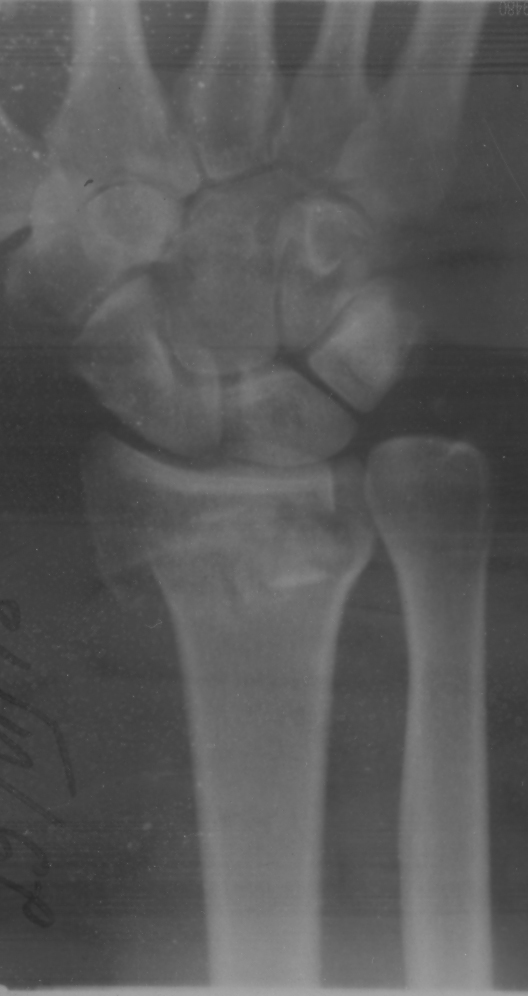
#> input picture obrab _izobr/hz/evgeniy/Labs/Lab1/img/init/01.jpg, 528 x 996 px, found by its file name
$ python practice3.py
#> lines starting #> are read from the running program, lines starting #| are printed output that depends on the picture
import cv2
import numpy as np
from matplotlib import pyplot as plt
import random

# 1. Подобрать изображения (из практической 2)
INIT_IMG_1 = cv2.imread('img/init/01.jpg')
#> INIT_IMG_1 is the input picture: shape (996, 528, 3); min 42, max 168, mean 88.7
INIT_IMG_2 = cv2.imread('img/init/02.jpg')
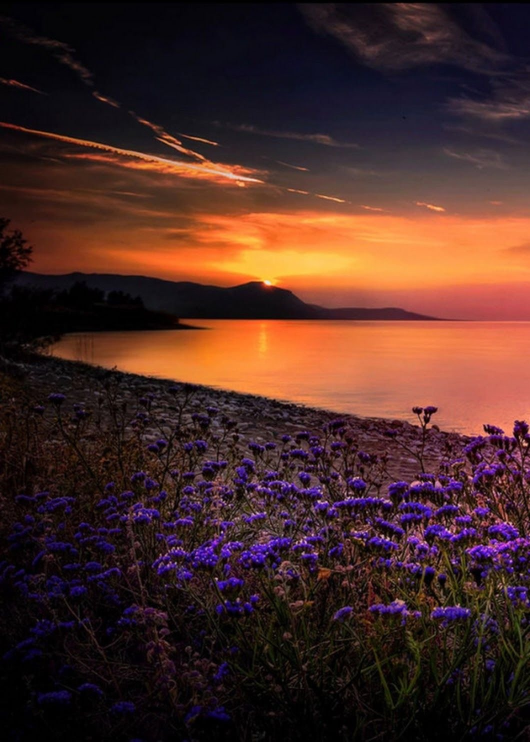
#> input picture obrab _izobr/hz/PR2 img/02.jpg, 1060 x 1484 px, found by its file name (shown at 1/2 size)
#> INIT_IMG_2 is the input picture: shape (1484, 1060, 3); mean B, G, R 37.8, 42.9, 73.8

# 2. Перевести изображения в черно-белые
GRAY_IMG_1 = cv2.cvtColor(INIT_IMG_1.copy(), cv2.COLOR_BGR2GRAY)
GRAY_IMG_2 = cv2.cvtColor(INIT_IMG_2.copy(), cv2.COLOR_BGR2GRAY)
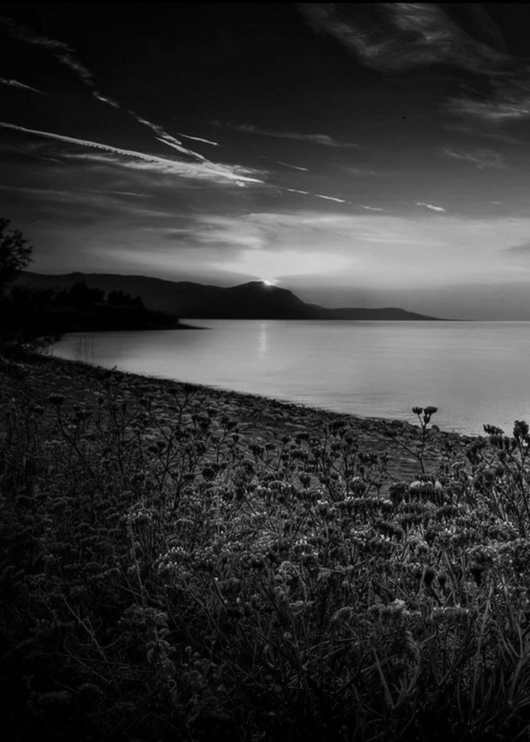
#> GRAY_IMG_2: shape (1484, 1060) (shown at 1/2 size); min 0, max 233, mean 51.6

cv2.imwrite('img/dist/2/GRAY_IMG_1.png', GRAY_IMG_1)
cv2.imwrite('img/dist/2/GRAY_IMG_2.png', GRAY_IMG_2)

# 3. Вычислить гистограммы
GIST_GRAY_1 = cv2.calcHist([GRAY_IMG_1], [0], None, [256], [0, 256])
#> GIST_GRAY_1 = 256 values, max 12984 at index 68, min 0 at index 0, mean 2054.2
GIST_GRAY_2 = cv2.calcHist([GRAY_IMG_2], [0], None, [256], [0, 256])
#> GIST_GRAY_2 = 256 values, max 50949 at index 1, min 0 at index 234, mean 6144.7

plt.plot(GIST_GRAY_1)
plt.savefig('img/dist/3/GRAY_IMG_1.png.png')
#> figure, not shown here; curve peaks at x = 68, y = 12984
plt.close()

plt.plot(GIST_GRAY_2)
plt.savefig('img/dist/3/GRAY_IMG_2.png.png')
#> figure, not shown here; curve peaks at x = 1, y = 50949
plt.close()

# 4. Провести нормализацию гистограмм

# Нормализация гистограммы обеспечивает растяжку не всего диапазона изменения интенсивностей,
# а только его наиболее информативной части. Под информативной частью понимается набор пиков
# гистограммы, т.е. интенсивности, которые чаще остальных встречаются на изображении. Бины,
# соответствующие редко встречающимся интенсивностям, в процессе нормализации отбрасываются,
# далее выполняется обычная линейная растяжка получившейся гистограммы.

# Вычисление hist
hist_before_1, bins_before_1 = np.histogram(GRAY_IMG_1, 256)
#> hist_before_1 = 256 values, max 12984 at index 52, min 0 at index 1, mean 2054.2; bins_before_1 = 257 values from 42 to 168
hist_before_2, bins_before_2 = np.histogram(GRAY_IMG_2, 256)
#> hist_before_2 = 256 values, max 50949 at index 1, min 0 at index 11, mean 6144.7; bins_before_2 = 257 values from 0 to 233

# Вычисление CDF:
# Определение кумулятивной функции распределения (CDF): для непрерывной функции сумма
# вероятностей появления всех значений, меньших или равных a. F (а) = Р (х <= а)
cdf_1 = hist_before_1.cumsum()
#> cdf_1 = 256 values from 5 to 525888
cdf_2 = hist_before_2.cumsum()
#> cdf_2 = 256 values from 29545 to 1573040

# Возврат cdf к формату [0,255] (применение формулы распределения)
cdf_1 = (cdf_1-cdf_1[0])*255/(cdf_1[-1]-1)
#> cdf_1 = 256 values from 0 to 255
cdf_2 = (cdf_2-cdf_2[0])*255/(cdf_2[-1]-1)
#> cdf_2 = 256 values from 0 to 250.2
cdf_1 = cdf_1.astype(np.uint8)
#> cdf_1 = 256 values from 0 to 254
cdf_2 = cdf_2.astype(np.uint8)# Приведение float64 обратно к unit8
#> cdf_2 = 256 values from 0 to 250

# generate img after Histogram Equalization
NORMALIZED_1 = np.zeros((384, 495, 1), dtype =np.uint8)
NORMALIZED_2 = np.zeros((384, 495, 1), dtype =np.uint8)
NORMALIZED_1 = cdf_1[GRAY_IMG_1]
NORMALIZED_2 = cdf_2[GRAY_IMG_2]
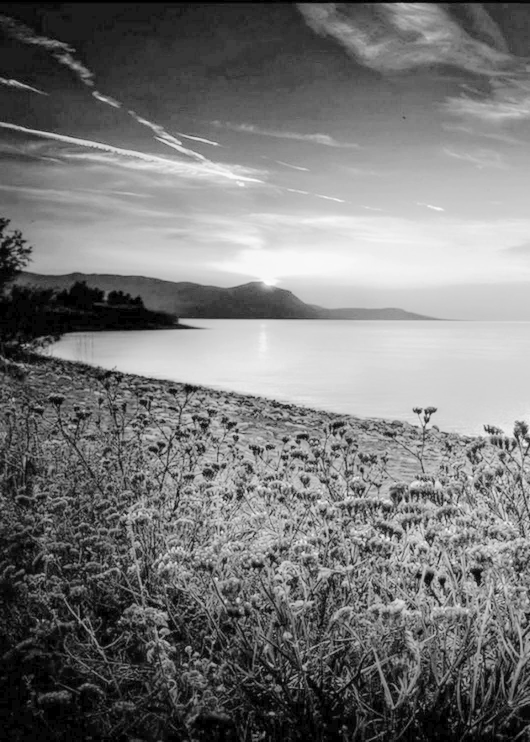
#> NORMALIZED_2: shape (1484, 1060) (shown at 1/2 size); min 0, max 250, mean 119.1

GIST_NORM_1, bins_after_1 = np.histogram(NORMALIZED_1, 256)
#> GIST_NORM_1 = 256 values, max 25163 at index 66, min 0 at index 1, mean 2054.2; bins_after_1 = 257 values from 28 to 243
GIST_NORM_2, bins_after_2 = np.histogram(NORMALIZED_2, 256)
#> GIST_NORM_2 = 256 values, max 52341 at index 52, min 0 at index 1, mean 6144.7; bins_after_2 = 257 values from 0 to 250

cv2.imwrite('img/dist/4/NORMALIZED_1.png', NORMALIZED_1)
cv2.imwrite('img/dist/4/NORMALIZED_2.png', NORMALIZED_2)

plt.plot(GIST_NORM_1)
plt.savefig('img/dist/4/GIST_NORM_1.png.png')
#> figure, not shown here; curve peaks at x = 66, y = 25163
plt.close()

plt.plot(GIST_NORM_2)
plt.savefig('img/dist/4/GIST_NORM_2.png.png')
#> figure, not shown here; curve peaks at x = 52, y = 52341
plt.close()

# 5. Провести эквализацию гистограмм

# Целью выравнивания гистограммы (линеаризации, эквализации) является такое преобразование,
# чтобы, в идеале, все уровни яркости приобрели бы одинаковую частоту, а
# гистограмма яркостей отвечала бы равномерному закону распределения.


# В OpenCV для этого есть функция cv.equalizeHist (), которая инкапсулирует процесс
# вычисления переназначения cdf и cdf и создания изображения с выравниванием гистограммы
# на основе таблицы cdf. Его вход - только изображение в оттенках серого,
# а выход - это изображение с выравниванием гистограммы.

EQUALIZED_1 = cv2.equalizeHist(GRAY_IMG_1.copy())
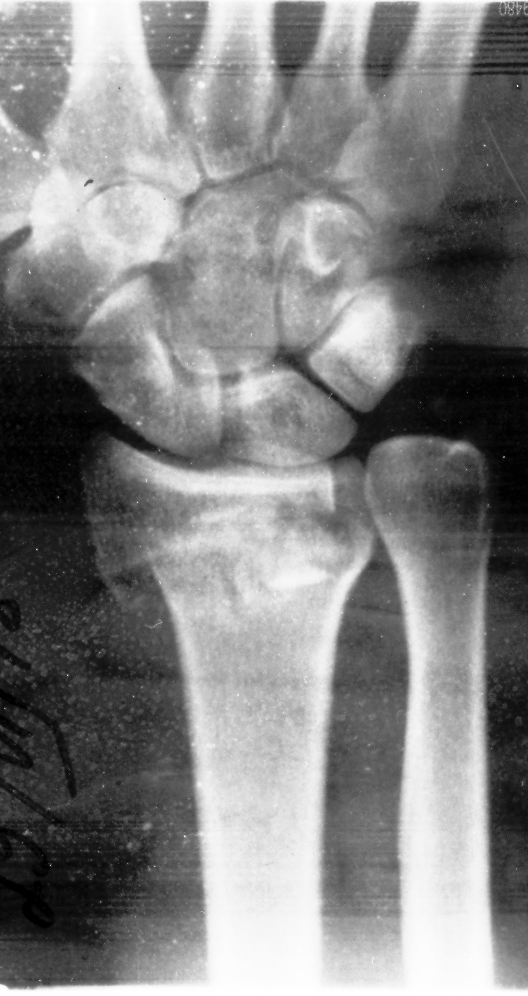
#> EQUALIZED_1: shape (996, 528); min 0, max 255, mean 129.3
EQUALIZED_2 = cv2.equalizeHist(GRAY_IMG_2.copy())

cv2.imwrite('img/dist/5/EQUALIZED_1.png', EQUALIZED_1)
cv2.imwrite('img/dist/5/EQUALIZED_2.png', EQUALIZED_2)

GIST_EQ_1 = cv2.calcHist([EQUALIZED_1], [0], None, [256], [0, 256])
#> GIST_EQ_1 = 256 values, max 12984 at index 53, min 0 at index 4, mean 2054.2
GIST_EQ_2 = cv2.calcHist([EQUALIZED_2], [0], None, [256], [0, 256])
#> GIST_EQ_2 = 256 values, max 50949 at index 8, min 0 at index 1, mean 6144.7

plt.plot(GIST_EQ_1)
plt.savefig('img/dist/5/GIST_EQ_1.png')
#> figure, not shown here; curve peaks at x = 53, y = 12984
plt.close()

plt.plot(GIST_EQ_2)
plt.savefig('img/dist/5/GIST_EQ_2.png')
#> figure, not shown here; curve peaks at x = 8, y = 50949
plt.close()

# 6. Провести преобразование гистограммы по произвольно заданной функции распределения

cdf_random_1 = hist_before_1.cumsum()
#> cdf_random_1 = 256 values from 5 to 525888
cdf_random_2 = hist_before_2.cumsum()
#> cdf_random_2 = 256 values from 29545 to 1573040

# cdf_random_2 = (cdf_random_2-cdf_random_2[0])*255/(cdf_random_2[-1]-1)

# Рандомная ф-ция распределения
rnd_num = random.randint(0, 128)
cdf_random_1 = (cdf_random_1 - cdf_random_1[rnd_num] + rnd_num)*255/(cdf_random_1[-1]-1)
#> cdf_random_1 = 256 values from -138.2 to 116.8
cdf_random_2 = (cdf_random_2 - cdf_random_2[rnd_num] + rnd_num)*255/(cdf_random_2[-1]-1)
#> cdf_random_2 = 256 values from -197.4 to 52.84

cdf_random_1 = cdf_random_1.astype(np.uint8)
#> cdf_random_1 = 256 values, max 252 at index 95, min 0 at index 97, mean 119.6
cdf_random_2 = cdf_random_2.astype(np.uint8)
#> cdf_random_2 = 256 values, max 255 at index 95, min 0 at index 97, mean 93.71

NORMALIZED_RND_1 = np.zeros((384, 495, 1), dtype =np.uint8)
NORMALIZED_RND_2 = np.zeros((384, 495, 1), dtype =np.uint8)
NORMALIZED_RND_1 = cdf_random_1[GRAY_IMG_1]
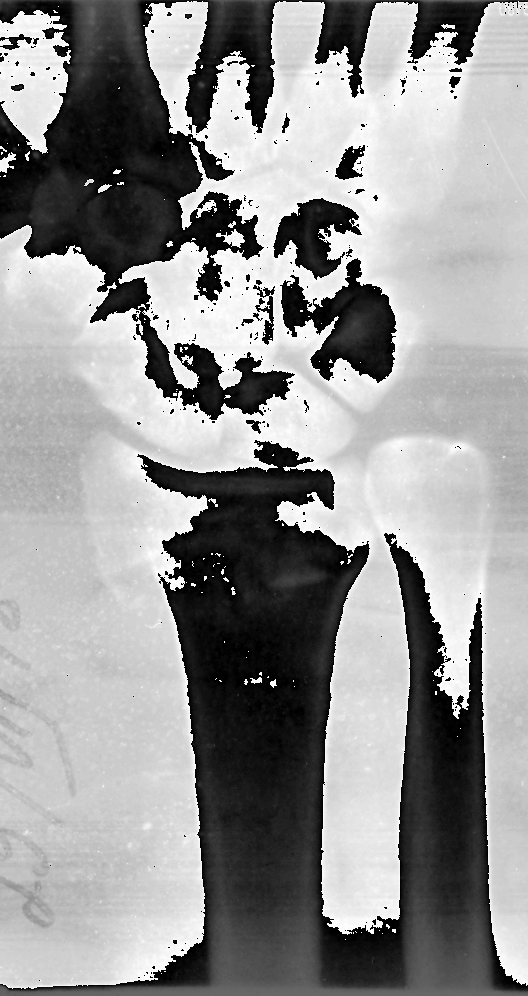
#> NORMALIZED_RND_1: shape (996, 528); min 0, max 252, mean 147.5
NORMALIZED_RND_2 = cdf_random_2[GRAY_IMG_2]
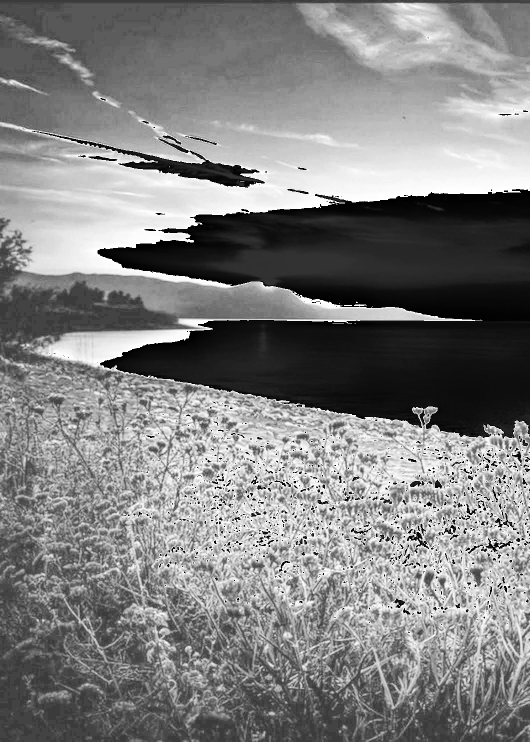
#> NORMALIZED_RND_2: shape (1484, 1060) (shown at 1/2 size); min 0, max 255, mean 128.4

cv2.imwrite('img/dist/6/NORMALIZED_RND_1.png', NORMALIZED_RND_1)
cv2.imwrite('img/dist/6/NORMALIZED_RND_2.png', NORMALIZED_RND_2)

GIST_NORM_RND_1, bins_rnd_1 = np.histogram(NORMALIZED_RND_1, 256)
#> GIST_NORM_RND_1 = 256 values, max 25163 at index 206, min 0 at index 1, mean 2054.2; bins_rnd_1 = 257 values from 0 to 252
GIST_NORM_RND_2, bins_rnd_2 = np.histogram(NORMALIZED_RND_2, 256)
#> GIST_NORM_RND_2 = 256 values, max 52341 at index 110, min 0 at index 53, mean 6144.7; bins_rnd_2 = 257 values from 0 to 255

plt.plot(GIST_NORM_RND_1)
plt.savefig('img/dist/6/GIST_NORM_RND_1.png')
#> figure, not shown here; curve peaks at x = 206, y = 25163
plt.close()

plt.plot(GIST_NORM_RND_2)
plt.savefig('img/dist/6/GIST_NORM_RND_2.png')
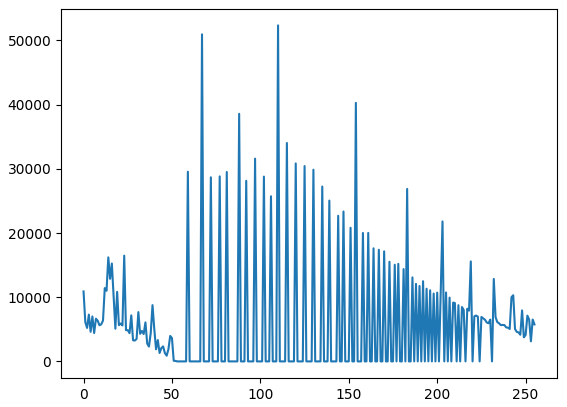
#> figure drawn by matplotlib, 1 panel; curve peaks at x = 110, y = 52341
plt.close()
